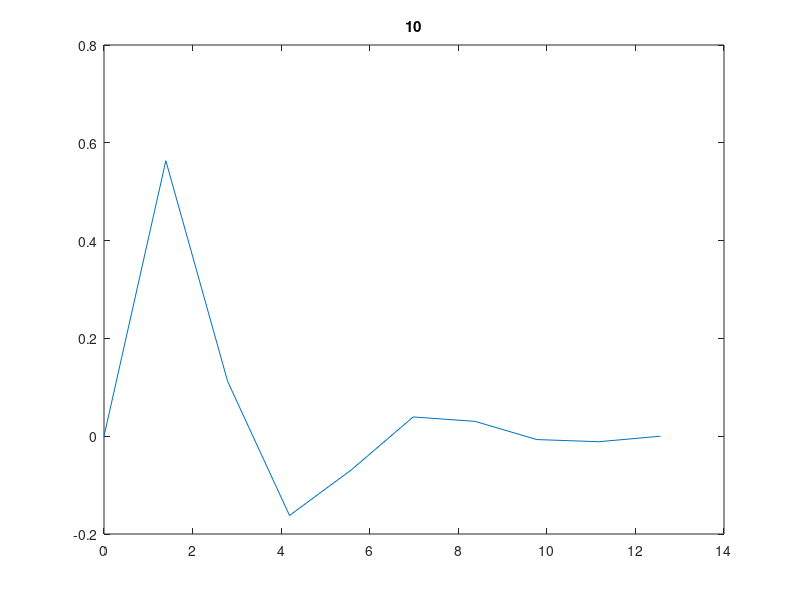
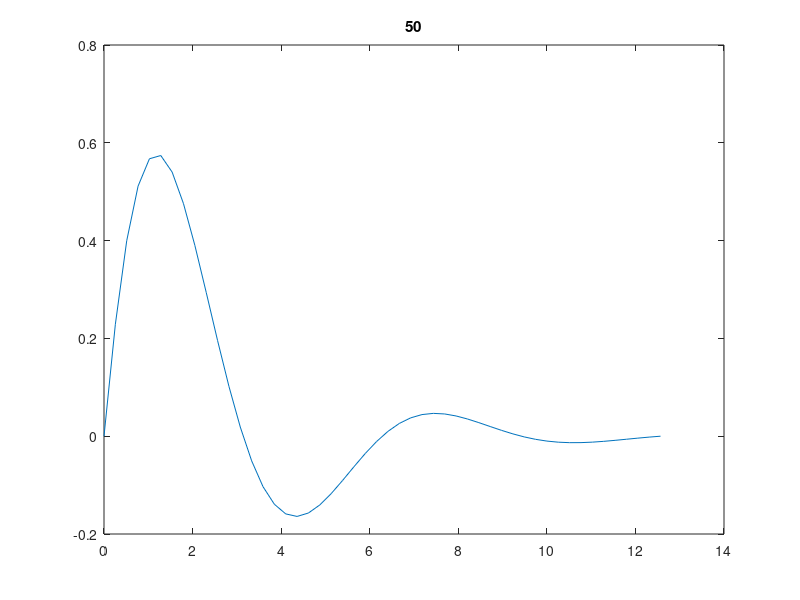
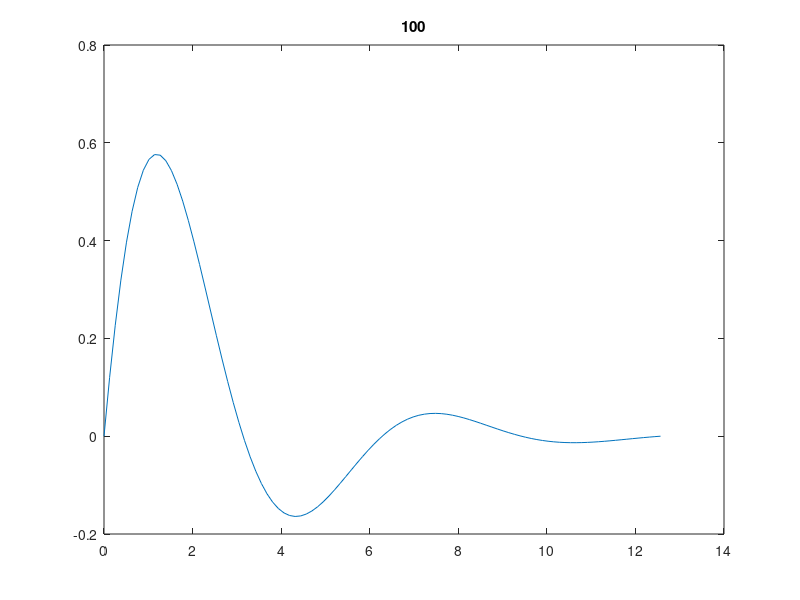
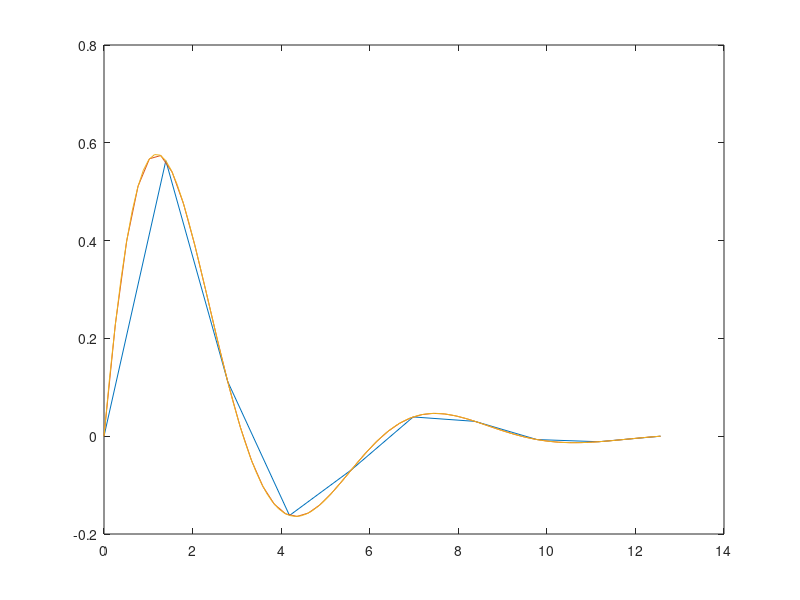

The MATLAB source for these figures, in order:
x=linspace(0,4*pi,10);
y=exp(-0.4*x).*sin(x);
plot(x,y);
title('10');
x1=linspace(0,4*pi,50);
y1=exp(-0.4*x1).*sin(x1);
figure,plot(x1,y1);
title('50');
x2=linspace(0,4*pi,100);
y2=exp(-0.4*x2).*sin(x2);
figure,plot(x2,y2);
title('100');
figure,plot(x,y,x1,y1,x2,y2);
figure,subplot(3,1,1),plot(x,y);
subplot(3,1,2),plot(x1,y1);
subplot(3,1,3),plot(x2,y2);
